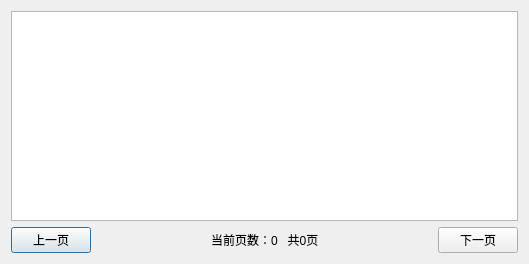
<?xml version="1.0" encoding="UTF-8"?>
<ui version="4.0">
 <class>LogDialog</class>
 <widget class="QDialog" name="LogDialog">
  <property name="geometry">
   <rect>
    <x>0</x>
    <y>0</y>
    <width>529</width>
    <height>264</height>
   </rect>
  </property>
  <property name="windowTitle">
   <string>查看日志</string>
  </property>
  <layout class="QVBoxLayout" name="verticalLayout">
   <item>
    <widget class="QPlainTextEdit" name="plainTextEdit">
     <property name="readOnly">
      <bool>true</bool>
     </property>
    </widget>
   </item>
   <item>
    <layout class="QHBoxLayout" name="horizontalLayout">
     <item>
      <widget class="QPushButton" name="pushButton">
       <property name="text">
        <string>上一页</string>
       </property>
      </widget>
     </item>
     <item>
      <spacer name="horizontalSpacer">
       <property name="orientation">
        <enum>Qt::Horizontal</enum>
       </property>
       <property name="sizeHint" stdset="0">
        <size>
         <width>40</width>
         <height>20</height>
        </size>
       </property>
      </spacer>
     </item>
     <item>
      <widget class="QLabel" name="label">
       <property name="text">
        <string>当前页数：0   共0页</string>
       </property>
      </widget>
     </item>
     <item>
      <spacer name="horizontalSpacer_2">
       <property name="orientation">
        <enum>Qt::Horizontal</enum>
       </property>
       <property name="sizeHint" stdset="0">
        <size>
         <width>40</width>
         <height>20</height>
        </size>
       </property>
      </spacer>
     </item>
     <item>
      <widget class="QPushButton" name="pushButton_2">
       <property name="text">
        <string>下一页</string>
       </property>
      </widget>
     </item>
    </layout>
   </item>
  </layout>
 </widget>
 <resources/>
 <connections/>
</ui>
